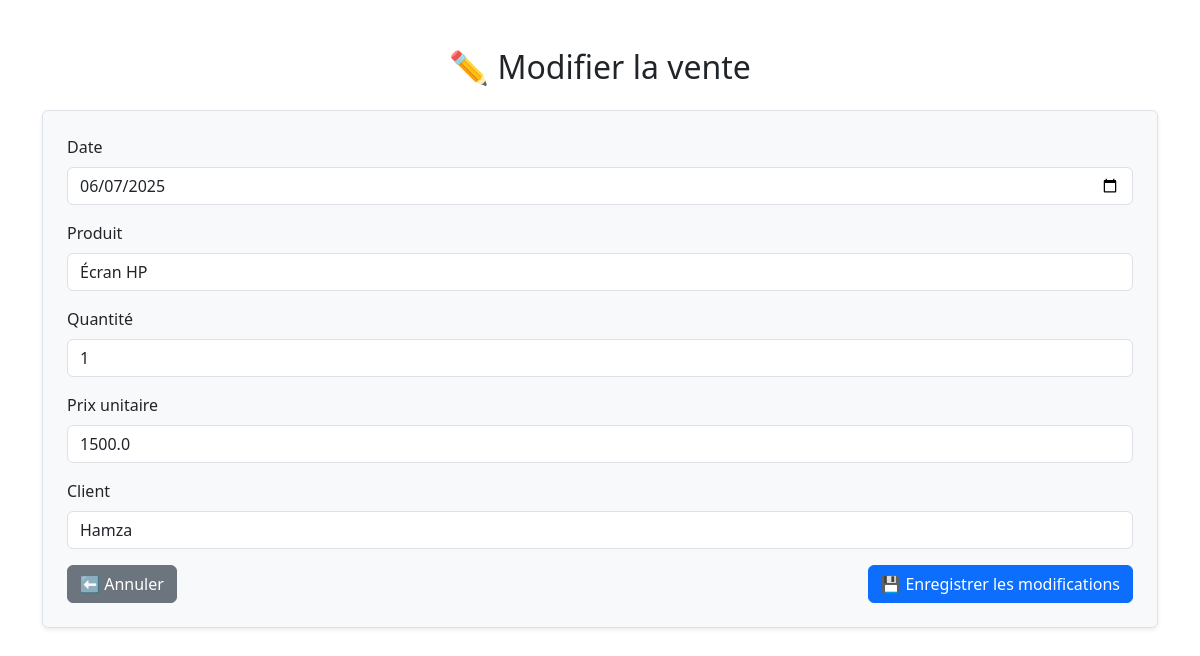
The page /modifier/4 on the database its author committed.
### tables this page shows
CREATE TABLE ventes (
    id INTEGER PRIMARY KEY AUTOINCREMENT,
    date TEXT,
    produit TEXT,
    quantite INTEGER,
    prix_unitaire REAL,
    client TEXT
);

### app.py (the view, shortened to what this page needs)
@app.route('/modifier/<int:id>', methods=['GET', 'POST'])
def modifier(id):
    conn = sqlite3.connect("db/ventes.db")
    conn.row_factory = sqlite3.Row
    cursor = conn.cursor()
    cursor.execute("SELECT * FROM ventes WHERE id = ?", (id,))
    vente = cursor.fetchone()
    conn.close()
    return render_template('modifier.html', vente=vente)

### templates/modifier.html (shortened to what this page needs)
<!DOCTYPE html>
<html lang="fr">
<head>
    <link href="https://cdn.jsdelivr.net/npm/bootstrap@5.3.0/dist/css/bootstrap.min.css" rel="stylesheet">
</head>
<body>
    <div class="container mt-5">
        <h2 class="mb-4 text-center">✏️ Modifier la vente</h2>
        <form method="POST" action="{{ url_for('modifier', id=vente.id) }}" class="p-4 border rounded shadow-sm bg-light">
            <div class="mb-3">
                <label for="date" class="form-label">Date</label>
                <input type="date" name="date" id="date" class="form-control" value="{{ vente.date }}" required>
            </div>
            <div class="mb-3">
                <label for="produit" class="form-label">Produit</label>
                <input type="text" name="produit" id="produit" class="form-control" value="{{ vente.produit }}" required>
            </div>
            <div class="mb-3">
                <label for="quantite" class="form-label">Quantité</label>
                <input type="number" name="quantite" id="quantite" class="form-control" value="{{ vente.quantite }}" min="1" required>
            </div>
            <div class="mb-3">
                <label for="prix_unitaire" class="form-label">Prix unitaire</label>
                <input type="number" step="0.01" name="prix_unitaire" id="prix_unitaire" class="form-control" value="{{ vente.prix_unitaire }}" required>
            </div>
            <div class="mb-3">
                <label for="client" class="form-label">Client</label>
                <input type="text" name="client" id="client" class="form-control" value="{{ vente.client }}" required>
            </div>
            <div class="d-flex justify-content-between">
                <a href="{{ url_for('index') }}" class="btn btn-secondary">⬅️ Annuler</a>
                <button type="submit" class="btn btn-primary">💾 Enregistrer les modifications</button>
            </div>
        </form>
    </div>
</body>
</html>

### rows shown on the page
ventes: date "06/07/2025", produit "Écran HP", quantite "1", prix_unitaire "1500.0", client "Hamza"
